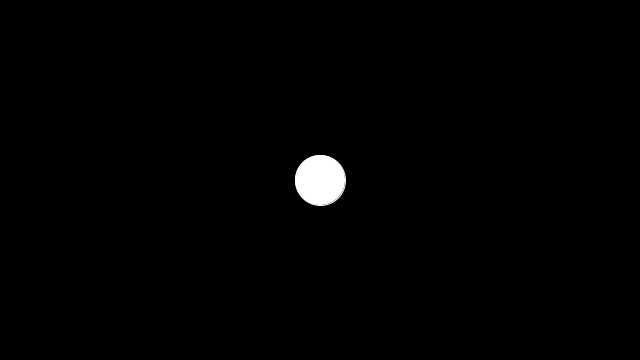
Frame 1 (no input)
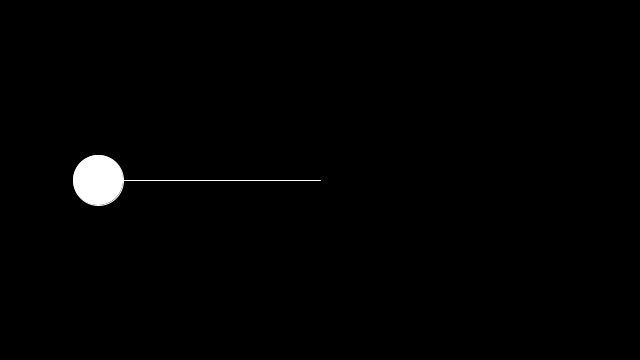
Frame 60 (the mouse pressed at the canvas centre just before this capture)
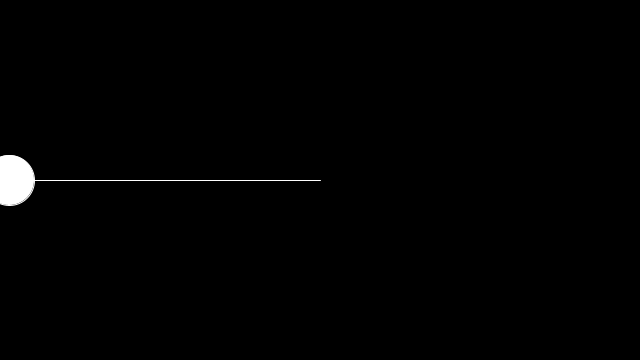
Frame 120 (the mouse held since frame 60 and released just before this capture)

The Processing sketch that drew these frames (run headless with seeded random() and noise(); from frame 60 on, the mouse is pressed at the canvas centre):

// Processing sketch: TrigonometryAndPolar2
// ── TrigonometryAndPolar2.pde
float amplitude = 320;//range of the oscilating move
float period = 60;
float angle = 0;

float aVel = 0;
float aAcc = 0.001;


void setup(){
  size(640, 360);
}

void draw(){
  background(0);
  translate(width/2, height/2);
  float x = width/2 * sin(angle);
  //float x = width/2 * sin((frameCount/period) * TWO_PI);
  //when xfps, if we set period = 2x, 2PI/s in result. 
  
  fill(255);
  stroke(255);
  line(0, 0, x, 0);
  ellipse(x, 0, 50, 50);
  
  angle += 0.2;

}
